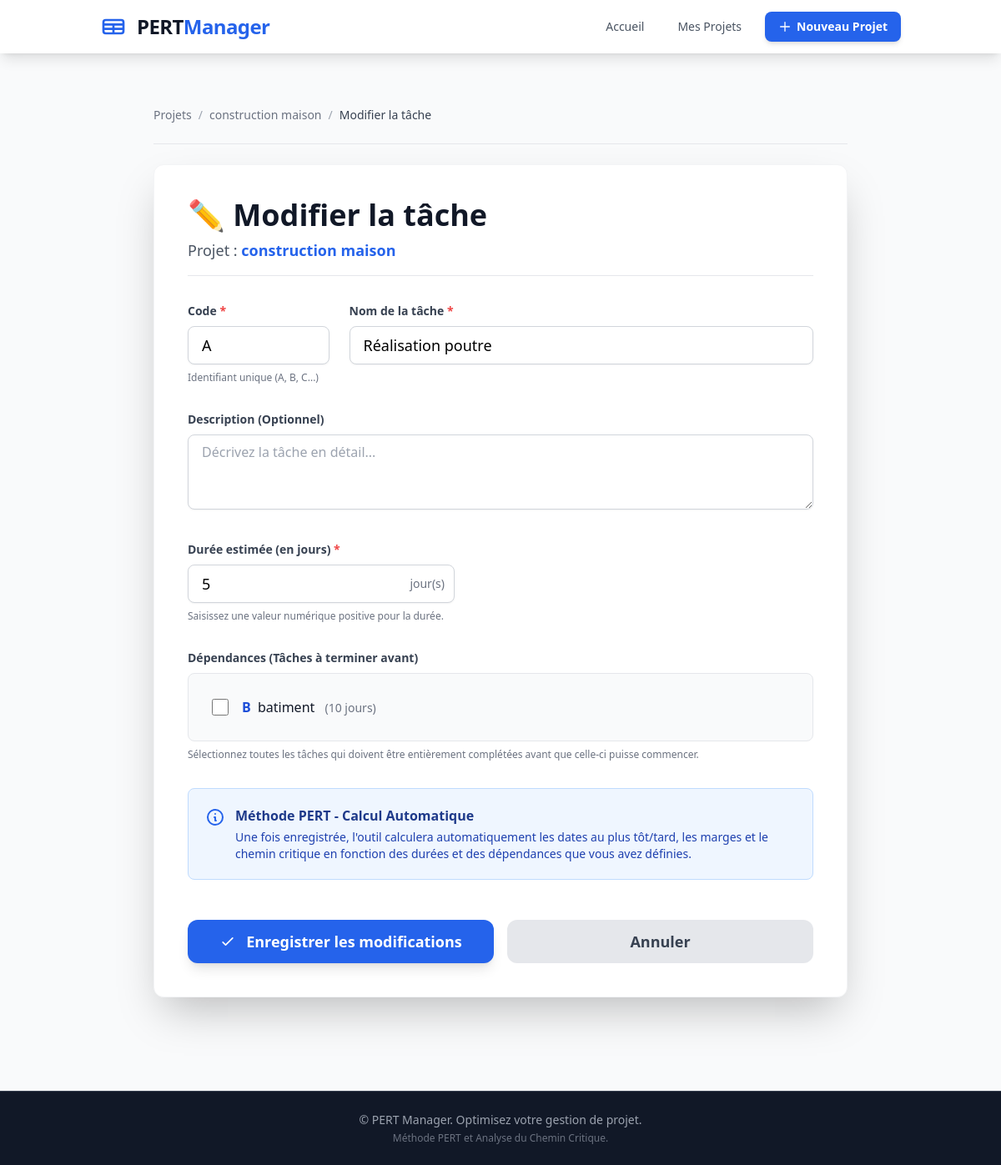
/taches/3/modifier/, run on the app's committed database.
### pert/models.py (models this page shows, shortened)
class Projet(models.Model):
    nom = models.CharField(max_length=200, verbose_name="Nom du projet")
    description = models.TextField(blank=True, null=True, verbose_name="Description")
    date_creation = models.DateTimeField(auto_now_add=True, verbose_name="Date de création")
    date_modification = models.DateTimeField(auto_now=True, verbose_name="Dernière modification")
    class Meta:
        verbose_name = "Projet"
        verbose_name_plural = "Projets"
        ordering = ['-date_creation']

class Tache(models.Model):
    projet = models.ForeignKey(
        Projet,
        on_delete=models.CASCADE,
        related_name='taches',
        verbose_name="Projet"
    )
    code = models.CharField(max_length=10, verbose_name="Code de la tâche")
    nom = models.CharField(max_length=200, verbose_name="Nom de la tâche")
    description = models.TextField(blank=True, null=True, verbose_name="Description")
    duree = models.IntegerField(verbose_name="Durée (en jours)")
    dependances = models.ManyToManyField(
        'self',
        symmetrical=False,
        blank=True,
        related_name='successeurs',
        verbose_name="Dépendances (tâches à terminer avant)"
    )
    date_debut_tot = models.IntegerField(
        null=True,
        blank=True,
        verbose_name="Date de début au plus tôt"
    )
    date_fin_tot = models.IntegerField(
        null=True,
        blank=True,
        verbose_name="Date de fin au plus tôt"
    )
    date_debut_tard = models.IntegerField(
        null=True,
        blank=True,
        verbose_name="Date de début au plus tard"
    )
    date_fin_tard = models.IntegerField(
        null=True,
        blank=True,
        verbose_name="Date de fin au plus tard"
    )
    marge_totale = models.IntegerField(
        null=True,
        blank=True,
        verbose_name="Marge totale"
    )
    marge_libre = models.IntegerField(
        null=True,
        blank=True,
        verbose_name="Marge libre"
    )
    class Meta:
        verbose_name = "Tâche"
        verbose_name_plural = "Tâches"
        ordering = ['code']
        unique_together = ['projet', 'code']

### pert/views.py (the view)
# urls.py: path('taches/<int:pk>/modifier/', views.tache_update, name='tache_update'),
def tache_update(request, pk):
    tache = get_object_or_404(Tache, pk=pk)
    projet = tache.projet
    if request.method == 'POST':
        form = TacheForm(request.POST, instance=tache, projet=projet)
        if form.is_valid():
            tache = form.save()
            _recalculer_pert(projet)
            messages.success(request, f'Tâche "{tache.code}" modifiée avec succès !')
            return redirect('projet_detail', pk=projet.pk)
    else:
        form = TacheForm(instance=tache, projet=projet)
    taches_disponibles = projet.taches.exclude(pk=tache.pk).order_by('code')
    return render(request, 'pert/tache_form.html', {
        'form': form,
        'projet': projet,
        'tache': tache,
        'taches_disponibles': taches_disponibles,
        'action': 'Modifier'
    })

### pert/templates/pert/tache_form.html (shortened to what this page needs)
{% extends 'pert/base.html' %}
{% block content %}
<div class="max-w-4xl mx-auto px-4 sm:px-6 lg:px-8 py-8">
    <nav class="mb-6 text-sm" aria-label="Breadcrumb">
        <ol class="flex items-center space-x-2 text-gray-500">
            <li><a href="{% url 'projet_list' %}" class="hover:text-blue-600 transition">Projets</a></li>
            <li><span class="text-gray-400">/</span></li>
            <li><a href="{% url 'projet_detail' projet.id %}" class="hover:text-blue-600 transition">{{ projet.nom }}</a></li>
            <li><span class="text-gray-400">/</span></li>
            <li class="text-gray-700 font-medium" aria-current="page">
                {% if form.instance.pk %}Modifier la tâche{% else %}Nouvelle tâche{% endif %}
            </li>
        </ol>
    </nav>
    <hr class="border-gray-200 mb-6"/>
    <div class="bg-white rounded-xl shadow-2xl p-6 sm:p-8 lg:p-10 border border-gray-100">
        <div class="mb-8 border-b pb-4">
            <h1 class="text-4xl font-extrabold text-gray-900 mb-2">
                {% if form.instance.pk %}
                    ✏️ Modifier la tâche
                {% else %}
                    ➕ Ajouter une nouvelle tâche
                {% endif %}
            </h1>
            <p class="text-lg text-gray-600">
                Projet : <span class="font-bold text-blue-600">{{ projet.nom }}</span>
            </p>
        </div>
        <form method="post" class="space-y-8">
            <div class="grid md:grid-cols-4 gap-6">
                <div class="md:col-span-1">
                    <label for="{{ form.code.id_for_label }}" class="block text-sm font-semibold text-gray-700 mb-2">
                        Code <span class="text-red-500">*</span>
                    </label>
                    <input
                        type="text"
                        name="{{ form.code.name }}"
                        id="{{ form.code.id_for_label }}"
                        value="{{ form.code.value|default:'' }}"
                        class="w-full px-4 py-2 border border-gray-300 rounded-lg focus:ring-blue-500 focus:border-blue-500 transition text-lg uppercase shadow-sm placeholder-gray-400"
                        placeholder="Ex: A"
                        maxlength="10"
                        required
                    >
                    <p class="mt-2 text-xs text-gray-500">Identifiant unique (A, B, C...)</p>
                </div>
                <div class="md:col-span-3">
                    <label for="{{ form.nom.id_for_label }}" class="block text-sm font-semibold text-gray-700 mb-2">
                        Nom de la tâche <span class="text-red-500">*</span>
                    </label>
                    <input
                        type="text"
                        name="{{ form.nom.name }}"
                        id="{{ form.nom.id_for_label }}"
                        value="{{ form.nom.value|default:'' }}"
                        class="w-full px-4 py-2 border border-gray-300 rounded-lg focus:ring-blue-500 focus:border-blue-500 transition text-lg shadow-sm placeholder-gray-400"
                        placeholder="Ex: Réalisation des fondations"
                        required
                    >
                </div>
            </div>
            <div>
                <label for="{{ form.description.id_for_label }}" class="block text-sm font-semibold text-gray-700 mb-2">
                    Description (Optionnel)
                </label>
                <textarea
                    name="{{ form.description.name }}"
                    id="{{ form.description.id_for_label }}"
                    rows="3"
                    class="w-full px-4 py-2 border border-gray-300 rounded-lg focus:ring-blue-500 focus:border-blue-500 transition shadow-sm placeholder-gray-400"
                    placeholder="Décrivez la tâche en détail..."
                >{{ form.description.value|default:'' }}</textarea>
            </div>
            <div>
                <label for="{{ form.duree.id_for_label }}" class="block text-sm font-semibold text-gray-700 mb-2">
                    Durée estimée (en jours) <span class="text-red-500">*</span>
                </label>
                <div class="relative max-w-xs">
                    <input
                        type="number"
                        name="{{ form.duree.name }}"
                        id="{{ form.duree.id_for_label }}"
                        value="{{ form.duree.value|default:'' }}"
                        class="w-full px-4 py-2 border border-gray-300 rounded-lg focus:ring-blue-500 focus:border-blue-500 transition pr-16 text-lg shadow-sm placeholder-gray-400"
                        placeholder="Ex: 10"
                        min="1"
                        required
                    >
                    <div class="absolute inset-y-0 right-0 flex items-center pr-3 pointer-events-none">
                        <span class="text-gray-500 text-sm font-medium">jour(s)</span>
                    </div>
                </div>
                <p class="mt-2 text-xs text-gray-500">Saisissez une valeur numérique positive pour la durée.</p>
            </div>
            <div>
                <label for="id_dependances_list" class="block text-sm font-semibold text-gray-700 mb-2">
                    Dépendances (Tâches à terminer avant)
                </label>
                <div id="id_dependances_list" class="bg-gray-50 rounded-lg p-4 space-y-2 max-h-72 overflow-y-auto border border-gray-200">
                    {% if taches_disponibles %}
                        {% for tache in taches_disponibles %}
                        <label class="flex items-center p-3 hover:bg-gray-100 rounded-lg cursor-pointer transition ease-in-out duration-150">
                            <input
                                type="checkbox"
                                name="{{ form.dependances.name }}"
                                value="{{ tache.id }}"
                                {% comment %} Correction: Utiliser 'tache.id' pour vérifier si la dépendance est sélectionnée {% endcomment %}
                                class="w-5 h-5 text-blue-600 border-gray-300 rounded focus:ring-blue-500"
                            >
                            <span class="ml-4 flex-1 text-base">
                                <span class="font-bold text-blue-700">{{ tache.code }}</span>
                                <span class="text-gray-900 ml-1">{{ tache.nom }}</span>
                                <span class="text-sm text-gray-500 ml-2">({{ tache.duree }} jour{{ tache.duree|pluralize }})</span>
                            </span>
                        </label>
                        {% endfor %}
                    {% else %}
                        <p class="text-gray-500 text-base italic text-center py-4">
                            Aucune autre tâche n'est disponible dans ce projet. Cette tâche sera une tâche de départ.
                        </p>
                    {% endif %}
                </div>
                <p class="mt-2 text-xs text-gray-500">
                    Sélectionnez toutes les tâches qui doivent être entièrement complétées avant que celle-ci puisse commencer.
                </p>
            </div>
            <div class="p-5 bg-blue-50 rounded-lg border border-blue-200" role="alert">
                <div class="flex items-start">
                    <svg class="w-6 h-6 text-blue-600 flex-shrink-0 mt-0.5 mr-3" fill="none" stroke="currentColor" viewBox="0 0 24 24">
                        <path stroke-linecap="round" stroke-linejoin="round" stroke-width="2" d="M13 16h-1v-4h-1m1-4h.01M21 12a9 9 0 11-18 0 9 9 0 0118 0z"></path>
                    </svg>
                    <div>
                        <h3 class="font-bold text-blue-900 mb-1 text-base">Méthode PERT - Calcul Automatique</h3>
                        <p class="text-sm text-blue-800">
                            Une fois enregistrée, l'outil calculera automatiquement les dates au plus tôt/tard, les marges et le chemin critique en fonction des durées et des dépendances que vous avez définies.
                        </p>
                    </div>
                </div>
            </div>
            <div class="flex flex-col sm:flex-row space-y-3 sm:space-y-0 sm:space-x-4 pt-4">
                <button
                    type="submit"
                    class="sm:flex-1 w-full bg-blue-600 hover:bg-blue-700 text-white font-bold py-3 px-6 rounded-xl shadow-lg transition duration-200 ease-in-out transform hover:scale-[1.02] active:scale-[0.98] flex items-center justify-center text-lg"
                >
                    <svg class="w-5 h-5 mr-3" fill="none" stroke="currentColor" viewBox="0 0 24 24">
                        <path stroke-linecap="round" stroke-linejoin="round" stroke-width="2" d="M5 13l4 4L19 7"></path>
                    </svg>
                    {% if form.instance.pk %}Enregistrer les modifications{% else %}Ajouter la tâche{% endif %}
                </button>
                <a
                    href="{% url 'projet_detail' projet.id %}"
                    class="sm:flex-1 w-full bg-gray-200 hover:bg-gray-300 text-gray-700 font-semibold py-3 px-6 rounded-xl transition duration-200 ease-in-out text-center flex items-center justify-center text-lg"
                >
                    Annuler
                </a>
            </div>
        </form>
    </div>
</div>
{% endblock %}

### data on the page
Projet: nom "construction maison"
Tache: nom "Réalisation poutre"
Tache: code "B", nom "batiment", duree "10"
